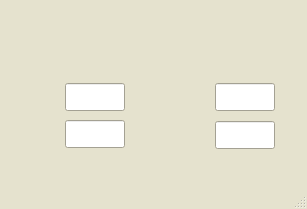
<ui version="4.0" >
 <class>MainWindow</class>
 <widget class="QMainWindow" name="MainWindow" >
  <property name="geometry" >
   <rect>
    <x>0</x>
    <y>0</y>
    <width>307</width>
    <height>209</height>
   </rect>
  </property>
  <property name="maximumSize" >
   <size>
    <width>307</width>
    <height>209</height>
   </size>
  </property>
  <property name="palette" >
   <palette>
    <active>
     <colorrole role="Base" >
      <brush brushstyle="SolidPattern" >
       <color alpha="255" >
        <red>255</red>
        <green>255</green>
        <blue>255</blue>
       </color>
      </brush>
     </colorrole>
     <colorrole role="Window" >
      <brush brushstyle="SolidPattern" >
       <color alpha="255" >
        <red>229</red>
        <green>226</green>
        <blue>206</blue>
       </color>
      </brush>
     </colorrole>
    </active>
    <inactive>
     <colorrole role="Base" >
      <brush brushstyle="SolidPattern" >
       <color alpha="255" >
        <red>255</red>
        <green>255</green>
        <blue>255</blue>
       </color>
      </brush>
     </colorrole>
     <colorrole role="Window" >
      <brush brushstyle="SolidPattern" >
       <color alpha="255" >
        <red>229</red>
        <green>226</green>
        <blue>206</blue>
       </color>
      </brush>
     </colorrole>
    </inactive>
    <disabled>
     <colorrole role="Base" >
      <brush brushstyle="SolidPattern" >
       <color alpha="255" >
        <red>229</red>
        <green>226</green>
        <blue>206</blue>
       </color>
      </brush>
     </colorrole>
     <colorrole role="Window" >
      <brush brushstyle="SolidPattern" >
       <color alpha="255" >
        <red>229</red>
        <green>226</green>
        <blue>206</blue>
       </color>
      </brush>
     </colorrole>
    </disabled>
   </palette>
  </property>
  <property name="windowTitle" >
   <string>MainWindow</string>
  </property>
  <widget class="QWidget" name="centralwidget" >
   <widget class="QLabel" name="label" >
    <property name="geometry" >
     <rect>
      <x>0</x>
      <y>0</y>
      <width>307</width>
      <height>188</height>
     </rect>
    </property>
    <property name="maximumSize" >
     <size>
      <width>307</width>
      <height>188</height>
     </size>
    </property>
    <property name="text" >
     <string/>
    </property>
    <property name="pixmap" >
     <pixmap resource="../fuel.qrc" >:/images/GDC_CW_Set.png</pixmap>
    </property>
    <property name="scaledContents" >
     <bool>true</bool>
    </property>
   </widget>
   <widget class="CALineEdit" name="ca01" >
    <property name="geometry" >
     <rect>
      <x>65</x>
      <y>83</y>
      <width>60</width>
      <height>28</height>
     </rect>
    </property>
    <property name="minimumSize" >
     <size>
      <width>60</width>
      <height>28</height>
     </size>
    </property>
    <property name="maximumSize" >
     <size>
      <width>60</width>
      <height>28</height>
     </size>
    </property>
    <property name="palette" >
     <palette>
      <active>
       <colorrole role="Text" >
        <brush brushstyle="SolidPattern" >
         <color alpha="255" >
          <red>0</red>
          <green>0</green>
          <blue>0</blue>
         </color>
        </brush>
       </colorrole>
       <colorrole role="Base" >
        <brush brushstyle="SolidPattern" >
         <color alpha="255" >
          <red>255</red>
          <green>255</green>
          <blue>255</blue>
         </color>
        </brush>
       </colorrole>
      </active>
      <inactive>
       <colorrole role="Text" >
        <brush brushstyle="SolidPattern" >
         <color alpha="255" >
          <red>0</red>
          <green>0</green>
          <blue>0</blue>
         </color>
        </brush>
       </colorrole>
       <colorrole role="Base" >
        <brush brushstyle="SolidPattern" >
         <color alpha="255" >
          <red>255</red>
          <green>255</green>
          <blue>255</blue>
         </color>
        </brush>
       </colorrole>
      </inactive>
      <disabled>
       <colorrole role="Text" >
        <brush brushstyle="SolidPattern" >
         <color alpha="255" >
          <red>115</red>
          <green>115</green>
          <blue>115</blue>
         </color>
        </brush>
       </colorrole>
       <colorrole role="Base" >
        <brush brushstyle="SolidPattern" >
         <color alpha="255" >
          <red>255</red>
          <green>255</green>
          <blue>255</blue>
         </color>
        </brush>
       </colorrole>
      </disabled>
     </palette>
    </property>
    <property name="font" >
     <font>
      <family>Sans Serif</family>
      <pointsize>14</pointsize>
      <weight>50</weight>
      <bold>false</bold>
     </font>
    </property>
    <property name="nuformat" stdset="0" >
     <enum>CALineEdit::RealOne</enum>
    </property>
    <property name="pvname" >
     <string>DCLN_EC_RF1_SV</string>
    </property>
   </widget>
   <widget class="CALineEdit" name="ca02" >
    <property name="geometry" >
     <rect>
      <x>65</x>
      <y>120</y>
      <width>60</width>
      <height>28</height>
     </rect>
    </property>
    <property name="minimumSize" >
     <size>
      <width>60</width>
      <height>28</height>
     </size>
    </property>
    <property name="maximumSize" >
     <size>
      <width>60</width>
      <height>28</height>
     </size>
    </property>
    <property name="palette" >
     <palette>
      <active>
       <colorrole role="Text" >
        <brush brushstyle="SolidPattern" >
         <color alpha="255" >
          <red>0</red>
          <green>0</green>
          <blue>0</blue>
         </color>
        </brush>
       </colorrole>
       <colorrole role="Base" >
        <brush brushstyle="SolidPattern" >
         <color alpha="255" >
          <red>255</red>
          <green>255</green>
          <blue>255</blue>
         </color>
        </brush>
       </colorrole>
      </active>
      <inactive>
       <colorrole role="Text" >
        <brush brushstyle="SolidPattern" >
         <color alpha="255" >
          <red>0</red>
          <green>0</green>
          <blue>0</blue>
         </color>
        </brush>
       </colorrole>
       <colorrole role="Base" >
        <brush brushstyle="SolidPattern" >
         <color alpha="255" >
          <red>255</red>
          <green>255</green>
          <blue>255</blue>
         </color>
        </brush>
       </colorrole>
      </inactive>
      <disabled>
       <colorrole role="Text" >
        <brush brushstyle="SolidPattern" >
         <color alpha="255" >
          <red>115</red>
          <green>115</green>
          <blue>115</blue>
         </color>
        </brush>
       </colorrole>
       <colorrole role="Base" >
        <brush brushstyle="SolidPattern" >
         <color alpha="255" >
          <red>255</red>
          <green>255</green>
          <blue>255</blue>
         </color>
        </brush>
       </colorrole>
      </disabled>
     </palette>
    </property>
    <property name="font" >
     <font>
      <family>Sans Serif</family>
      <pointsize>14</pointsize>
      <weight>50</weight>
      <bold>false</bold>
     </font>
    </property>
    <property name="nuformat" stdset="0" >
     <enum>CALineEdit::RealOne</enum>
    </property>
    <property name="pvname" >
     <string>DCLN_EC_RF2_SV</string>
    </property>
   </widget>
   <widget class="CALineEdit" name="ca03" >
    <property name="geometry" >
     <rect>
      <x>215</x>
      <y>83</y>
      <width>60</width>
      <height>28</height>
     </rect>
    </property>
    <property name="minimumSize" >
     <size>
      <width>60</width>
      <height>28</height>
     </size>
    </property>
    <property name="maximumSize" >
     <size>
      <width>60</width>
      <height>28</height>
     </size>
    </property>
    <property name="palette" >
     <palette>
      <active>
       <colorrole role="Text" >
        <brush brushstyle="SolidPattern" >
         <color alpha="255" >
          <red>0</red>
          <green>0</green>
          <blue>0</blue>
         </color>
        </brush>
       </colorrole>
       <colorrole role="Base" >
        <brush brushstyle="SolidPattern" >
         <color alpha="255" >
          <red>255</red>
          <green>255</green>
          <blue>255</blue>
         </color>
        </brush>
       </colorrole>
      </active>
      <inactive>
       <colorrole role="Text" >
        <brush brushstyle="SolidPattern" >
         <color alpha="255" >
          <red>0</red>
          <green>0</green>
          <blue>0</blue>
         </color>
        </brush>
       </colorrole>
       <colorrole role="Base" >
        <brush brushstyle="SolidPattern" >
         <color alpha="255" >
          <red>255</red>
          <green>255</green>
          <blue>255</blue>
         </color>
        </brush>
       </colorrole>
      </inactive>
      <disabled>
       <colorrole role="Text" >
        <brush brushstyle="SolidPattern" >
         <color alpha="255" >
          <red>115</red>
          <green>115</green>
          <blue>115</blue>
         </color>
        </brush>
       </colorrole>
       <colorrole role="Base" >
        <brush brushstyle="SolidPattern" >
         <color alpha="255" >
          <red>255</red>
          <green>255</green>
          <blue>255</blue>
         </color>
        </brush>
       </colorrole>
      </disabled>
     </palette>
    </property>
    <property name="font" >
     <font>
      <family>Sans Serif</family>
      <pointsize>14</pointsize>
      <weight>50</weight>
      <bold>false</bold>
     </font>
    </property>
    <property name="pvname" >
     <string>DCLN_EC_DC1_AMPERE</string>
    </property>
   </widget>
   <widget class="CALineEdit" name="ca04" >
    <property name="geometry" >
     <rect>
      <x>215</x>
      <y>121</y>
      <width>60</width>
      <height>28</height>
     </rect>
    </property>
    <property name="minimumSize" >
     <size>
      <width>60</width>
      <height>28</height>
     </size>
    </property>
    <property name="maximumSize" >
     <size>
      <width>60</width>
      <height>28</height>
     </size>
    </property>
    <property name="palette" >
     <palette>
      <active>
       <colorrole role="Text" >
        <brush brushstyle="SolidPattern" >
         <color alpha="255" >
          <red>0</red>
          <green>0</green>
          <blue>0</blue>
         </color>
        </brush>
       </colorrole>
       <colorrole role="Base" >
        <brush brushstyle="SolidPattern" >
         <color alpha="255" >
          <red>255</red>
          <green>255</green>
          <blue>255</blue>
         </color>
        </brush>
       </colorrole>
      </active>
      <inactive>
       <colorrole role="Text" >
        <brush brushstyle="SolidPattern" >
         <color alpha="255" >
          <red>0</red>
          <green>0</green>
          <blue>0</blue>
         </color>
        </brush>
       </colorrole>
       <colorrole role="Base" >
        <brush brushstyle="SolidPattern" >
         <color alpha="255" >
          <red>255</red>
          <green>255</green>
          <blue>255</blue>
         </color>
        </brush>
       </colorrole>
      </inactive>
      <disabled>
       <colorrole role="Text" >
        <brush brushstyle="SolidPattern" >
         <color alpha="255" >
          <red>115</red>
          <green>115</green>
          <blue>115</blue>
         </color>
        </brush>
       </colorrole>
       <colorrole role="Base" >
        <brush brushstyle="SolidPattern" >
         <color alpha="255" >
          <red>255</red>
          <green>255</green>
          <blue>255</blue>
         </color>
        </brush>
       </colorrole>
      </disabled>
     </palette>
    </property>
    <property name="font" >
     <font>
      <family>Sans Serif</family>
      <pointsize>14</pointsize>
      <weight>50</weight>
      <bold>false</bold>
     </font>
    </property>
    <property name="pvname" >
     <string>DCLN_EC_DC2_AMPERE</string>
    </property>
   </widget>
  </widget>
  <widget class="QStatusBar" name="statusbar" />
 </widget>
 <customwidgets>
  <customwidget>
   <class>CALineEdit</class>
   <extends>QLineEdit</extends>
   <header>caLineedit.h</header>
  </customwidget>
 </customwidgets>
 <resources>
  <include location="../fuel.qrc" />
 </resources>
 <connections/>
</ui>
